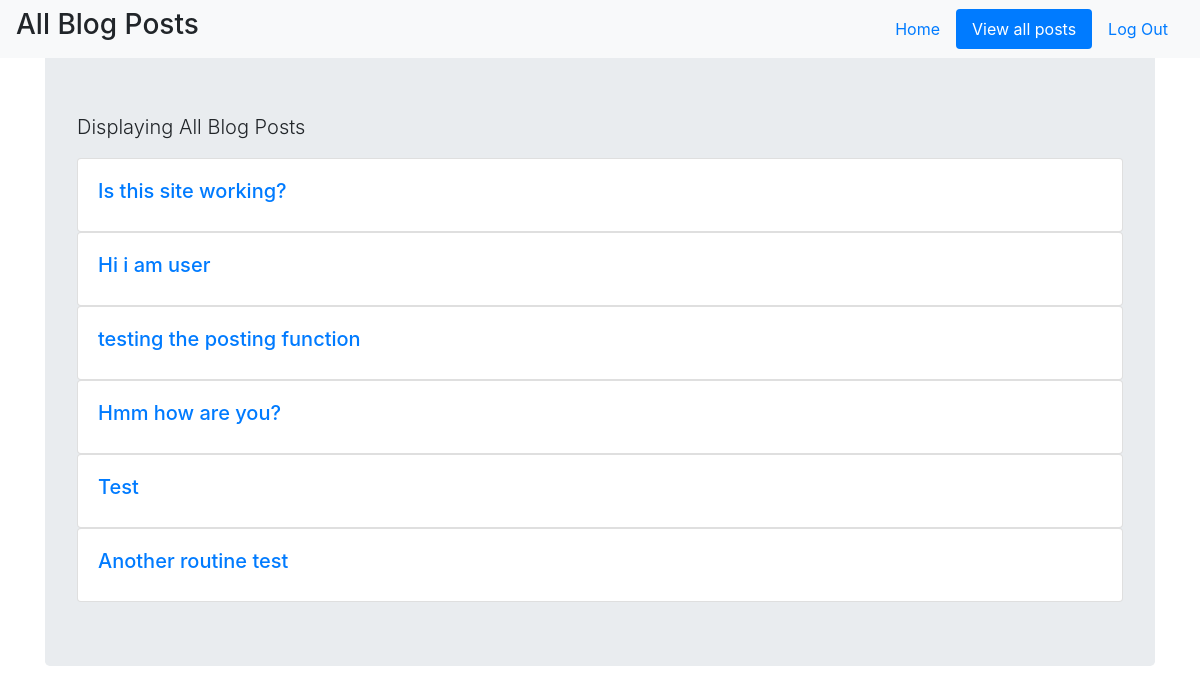
Page /posts (signed in) on the committed database.
### tables this page shows
CREATE TABLE "Blogs" (
	"id"	INTEGER PRIMARY KEY AUTOINCREMENT,
	"blogger_id"	INTEGER NOT NULL,
	"post"	TEXT NOT NULL
);

### blog.py (the view)
@app.route('/posts')
def posts():
    if session['logged_in']==False:
        return redirect(url_for('sign_in'))
    else:
        user_id = session['user_id']
        db = get_db()
        user_posts = db.execute('SELECT * FROM Blogs').fetchall()
        return render_template('posts.html', user_posts=user_posts)

### blog.py (called while the page is built)
def get_db():
    db = sqlite3.connect('blog.sqlite3')
    db.row_factory = sqlite3.Row
    return db

### templates/posts.html
{% extends "layout.html" %}
{% block body %}
<nav class="navbar fixed-top navbar-light bg-light"
    <a class="navbar-brand" href="#"><h3>All Blog Posts</h3></a>
    <ul class="nav nav-pills">
      <li class="nav-item">
        <a class="nav-link" href="/home">Home</a>
      </li>
      <li class="nav-item">
        <a class="nav-link active" href="/posts">View all posts</a>
      </li>
      <li class="nav-item">
        <a class="nav-link" href="/log_out">Log Out</a>
      </li>
    </ul>
</nav>
<div class="jumbotron">
    <p class="lead">Displaying All Blog Posts</p>
    {% for post in user_posts %}
      <a href="{{ url_for('view', id=post['id']) }}">
        <div class="card">
          <div class="card-body">
            <h5 class="title">{{ post['post'] }}</h5>
          </div>
        </div>
      </a>
    {% endfor %}
</div>
{% endblock %}

### rows in the picture
Blogs: post "Is this site working?"
Blogs: post "Hi i am user"
Blogs: post "testing the posting function"
Blogs: post "Hmm how are you?"
Blogs: post "Test"
Blogs: post "Another routine test"
